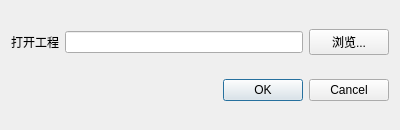
<?xml version="1.0" encoding="UTF-8"?>
<ui version="4.0">
 <class>OpenProject</class>
 <widget class="QWidget" name="OpenProject">
  <property name="geometry">
   <rect>
    <x>0</x>
    <y>0</y>
    <width>400</width>
    <height>130</height>
   </rect>
  </property>
  <property name="windowTitle">
   <string>打开工程</string>
  </property>
  <property name="windowIcon">
   <iconset resource="../QtWidgetsApplication3.qrc">
    <normaloff>:/QtWidgetsApplication3/bin/icon/InSARapp.ico</normaloff>:/QtWidgetsApplication3/bin/icon/InSARapp.ico</iconset>
  </property>
  <layout class="QVBoxLayout" name="verticalLayout">
   <item>
    <layout class="QHBoxLayout" name="horizontalLayout">
     <item>
      <widget class="QLabel" name="label">
       <property name="text">
        <string>打开工程</string>
       </property>
      </widget>
     </item>
     <item>
      <widget class="QLineEdit" name="PathLine"/>
     </item>
     <item>
      <widget class="QPushButton" name="BrowseButton">
       <property name="text">
        <string>浏览...</string>
       </property>
      </widget>
     </item>
    </layout>
   </item>
   <item>
    <widget class="QDialogButtonBox" name="buttonBox">
     <property name="standardButtons">
      <set>QDialogButtonBox::Cancel|QDialogButtonBox::Ok</set>
     </property>
    </widget>
   </item>
  </layout>
 </widget>
 <resources>
  <include location="../QtWidgetsApplication3.qrc"/>
 </resources>
 <connections/>
</ui>
